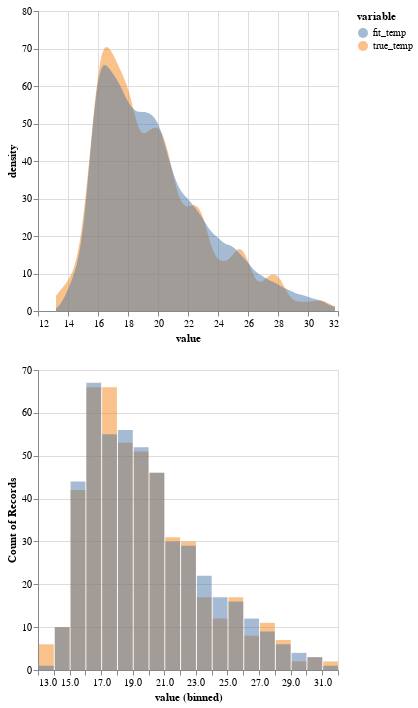

This figure's notebook cell:
### Code cell
kde = plot_distributions(profile)
hist = plot_histogram(profile)
(kde & hist).resolve_axis(x="shared")

### Figure 1 — Vega-Lite specification as saved in the notebook (floating-point values rounded to 4 significant figures; data arrays with more than 128 entries replaced by an {"elided": "..."} marker saying what was removed)
{"config": {"view": {"continuousWidth": 300, "continuousHeight": 300}}, "vconcat": [{"data": {"name": "data-0fef912eefb4456bc4774dd77a6fff63"}, "mark": {"type": "area", "opacity": 0.5}, "encoding": {"color": {"field": "variable", "type": "nominal"}, "x": {"field": "value", "type": "quantitative"}, "y": {"field": "density", "stack": null, "type": "quantitative"}}, "transform": [{"density": "value", "bandwidth": 0.5, "counts": true, "groupby": ["variable"], "steps": 200}]}, {"data": {"name": "data-0fef912eefb4456bc4774dd77a6fff63"}, "mark": {"type": "bar", "opacity": 0.5}, "encoding": {"color": {"field": "variable", "type": "nominal"}, "x": {"bin": {"maxbins": 30}, "field": "value", "type": "quantitative"}, "y": {"aggregate": "count", "stack": null, "type": "quantitative"}}}], "resolve": {"axis": {"x": "shared"}}, "$schema": "https://vega.github.io/schema/vega-lite/v5.20.1.json", "datasets": {"data-0fef912eefb4456bc4774dd77a6fff63": {"elided": "960 records"}}}
